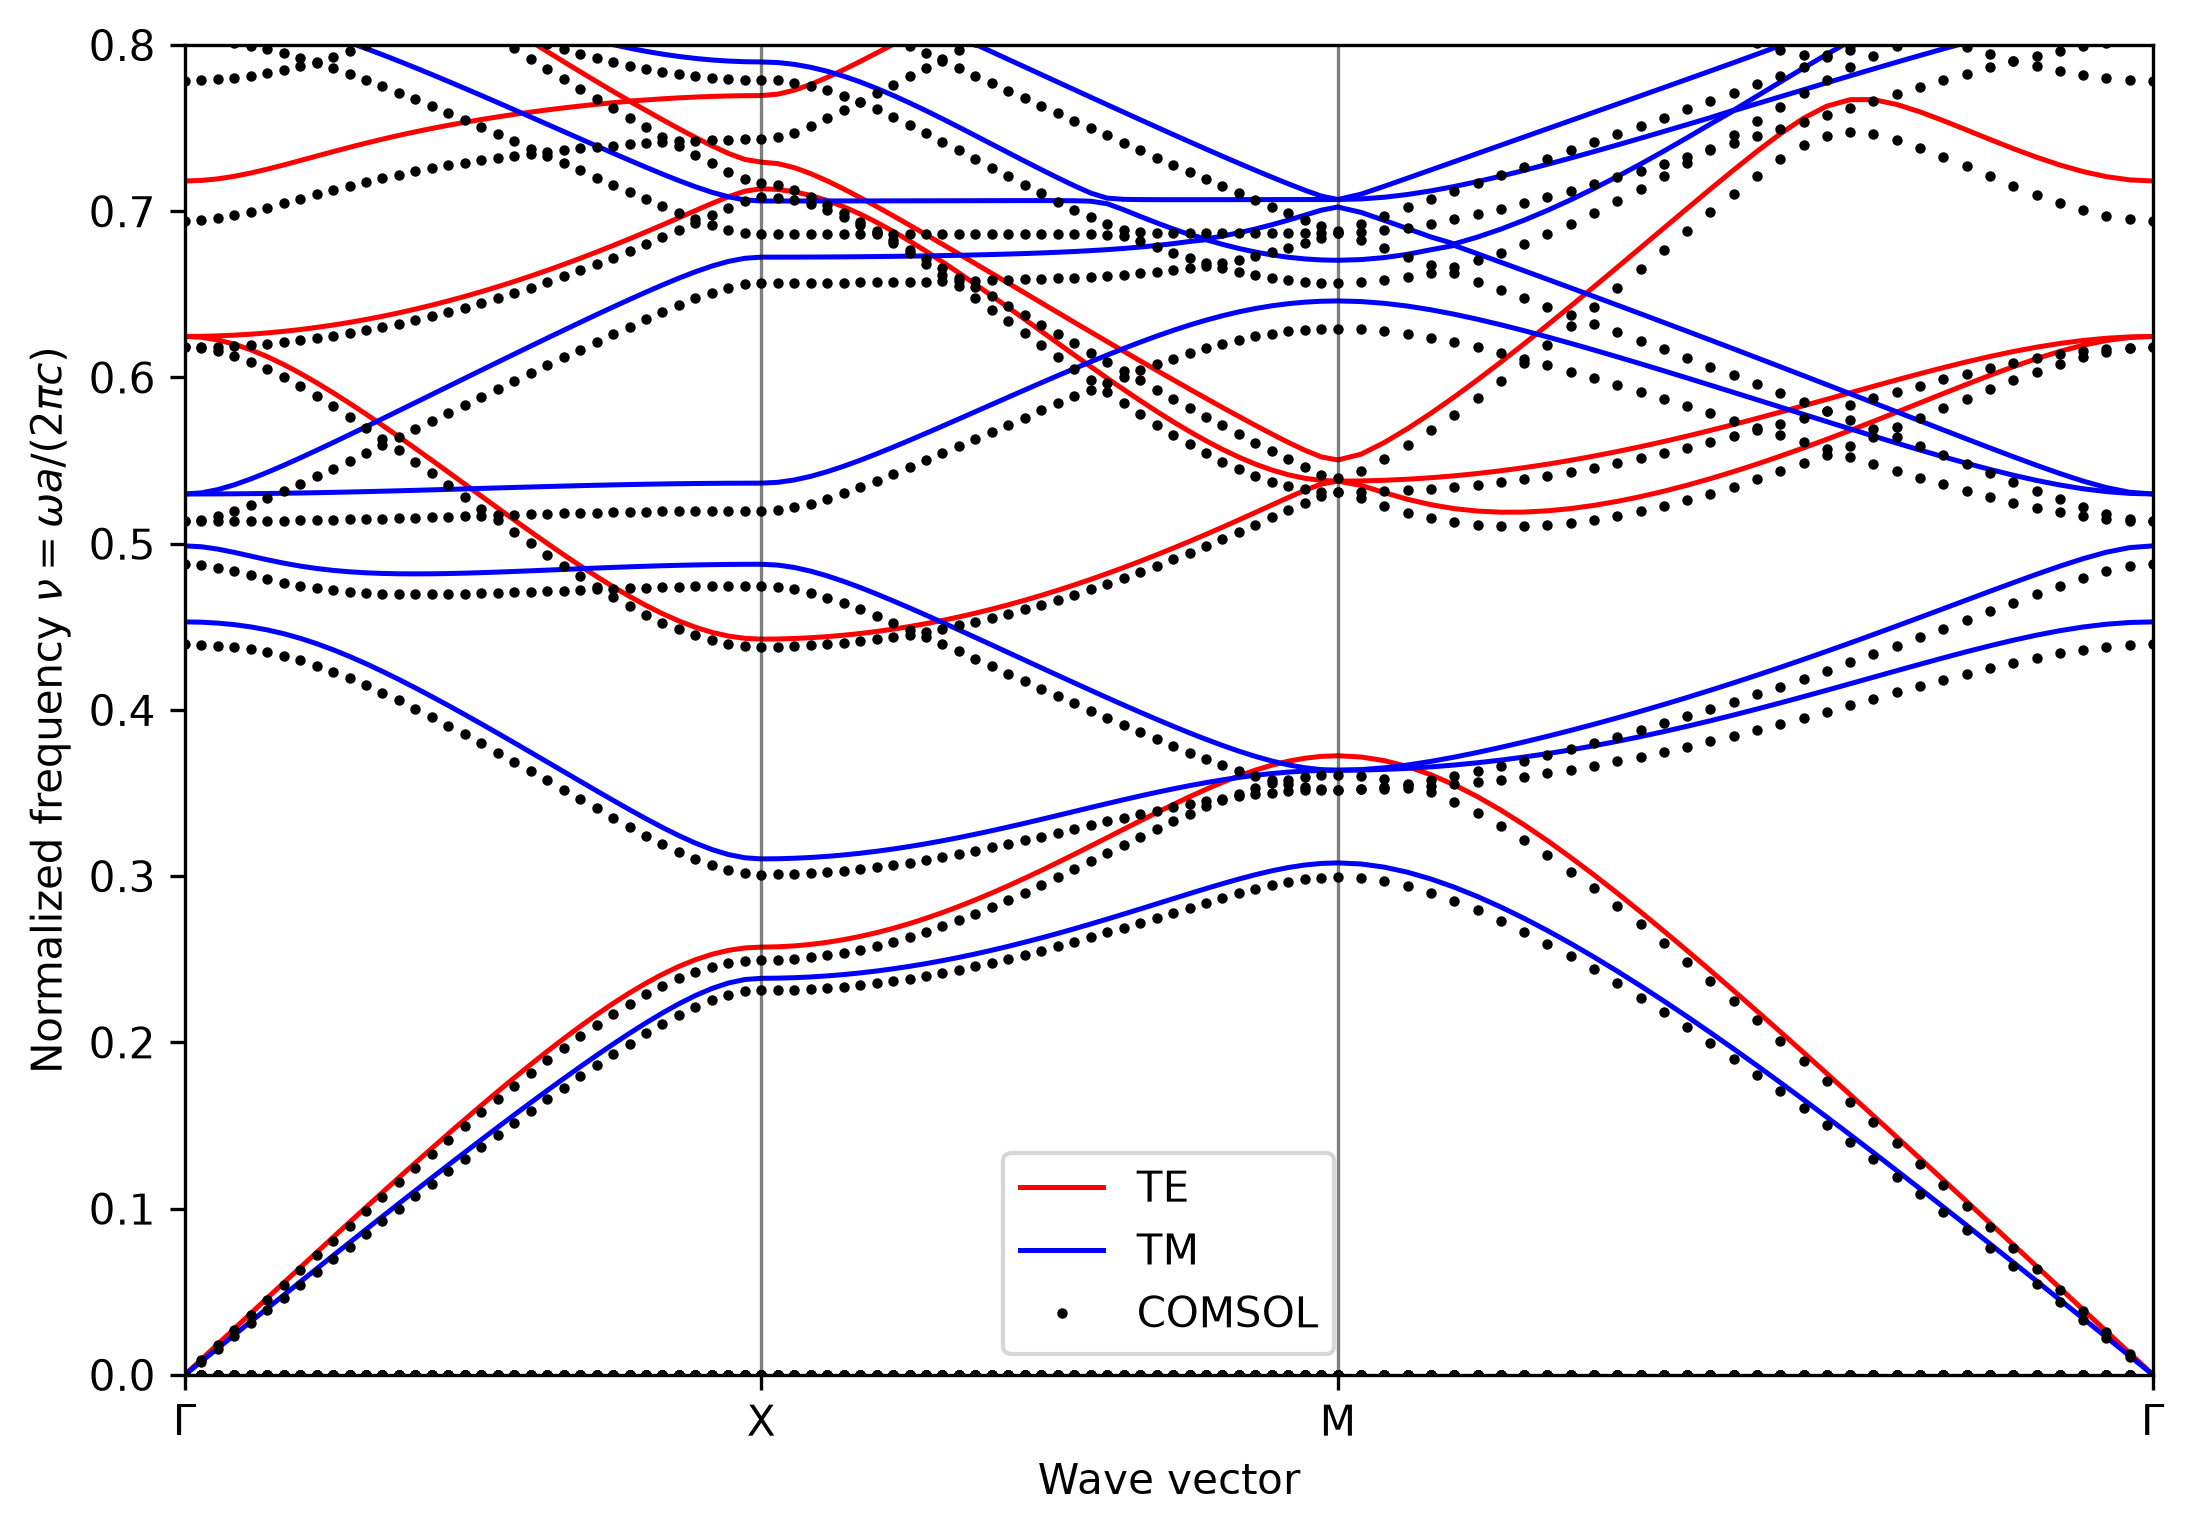

Reproduce this figure in Python.
"""Overlay a 2dpho.py band-structure result (lines) with a COMSOL export (points).

Combines the CSV parsing from comsol.py (COMSOL Global Evaluation export) and
the CSV parsing from show.py (2dpho.py solver output) onto one Gamma-X-M-Gamma
plot, capped at nu_max, so the two calculations can be compared directly.
"""

from __future__ import annotations

from pathlib import Path

import matplotlib.pyplot as plt
import numpy as np

from parameters import a, Nx, c
from comsol import parse_comsol_bands

nu_max = 0.8
num_python_bands = 8

python_csv = Path(
    r"C:\Users\cojyi\Desktop\BIC\2dpho_a=10_d=1.65_eps1=1_eps2=8.9_Nx=35_Gmf=15_20260807_130452.csv"
)
comsol_csv = Path(r"C:\Users\cojyi\Desktop\BIC\20260811.csv")
output_png = Path(r"C:\Users\cojyi\Desktop\BIC\comsol_2dpho_overlay.png")


def read_2dpho_bands(filename: Path) -> tuple[np.ndarray, np.ndarray, np.ndarray]:
    """Return (k_path, TE_nu, TM_nu) from a 2dpho.py solver CSV."""
    data = np.loadtxt(filename, delimiter=",", skiprows=1)
    kvecs = data[:, 1:3]
    total_bands = (data.shape[1] - 3) // 2
    TE_omega = data[:, 3:3 + total_bands]
    TM_omega = data[:, 3 + total_bands:3 + 2 * total_bands]
    TE_nu = TE_omega * a / (2 * np.pi * c)
    TM_nu = TM_omega * a / (2 * np.pi * c)

    step_lengths = np.linalg.norm(np.diff(kvecs, axis=0), axis=1)
    k_path = np.concatenate(([0.0], np.cumsum(step_lengths)))
    return k_path, TE_nu, TM_nu


def main() -> None:
    k_path, TE_nu, TM_nu = read_2dpho_bands(python_csv)
    comsol_index, comsol_bands = parse_comsol_bands(comsol_csv)
    if len(comsol_index) != len(k_path):
        raise ValueError(
            f"COMSOL k-point count ({len(comsol_index)}) does not match the "
            f"2dpho k-path length ({len(k_path)}); check Nx matches for both."
        )

    fig, ax = plt.subplots(figsize=(7.2, 5.0), constrained_layout=True)

    for band in range(num_python_bands):
        # solver 풀 때 두 모드의 label을 반대로 해서 plot 시 legend를 거꾸로 잡아줌 (show.py와 동일)
        ax.plot(k_path, TM_nu[:, band], color="red", lw=1.2, label="TE" if band == 0 else None)
        ax.plot(k_path, TE_nu[:, band], color="blue", lw=1.2, label="TM" if band == 0 else None)

    for i, band in enumerate(comsol_bands):
        ax.plot(k_path, band, "o", color="black", ms=2.5, mew=0, label="COMSOL" if i == 0 else None)

    symmetry_indices = [0, Nx, 2 * Nx, 3 * Nx]
    symmetry_positions = k_path[symmetry_indices]
    for position in symmetry_positions[1:-1]:
        ax.axvline(position, color="black", linewidth=0.8, alpha=0.5)

    ax.set_xticks(symmetry_positions, [r"$\Gamma$", "X", "M", r"$\Gamma$"])
    ax.set_xlim(k_path[0], k_path[-1])
    ax.set_ylim(0, nu_max)
    ax.set_xlabel("Wave vector")
    ax.set_ylabel(r"Normalized frequency $\nu = \omega a/(2\pi c)$")
    ax.legend()

    fig.savefig(output_png, dpi=300, bbox_inches="tight")
    plt.show()


if __name__ == "__main__":
    main()
